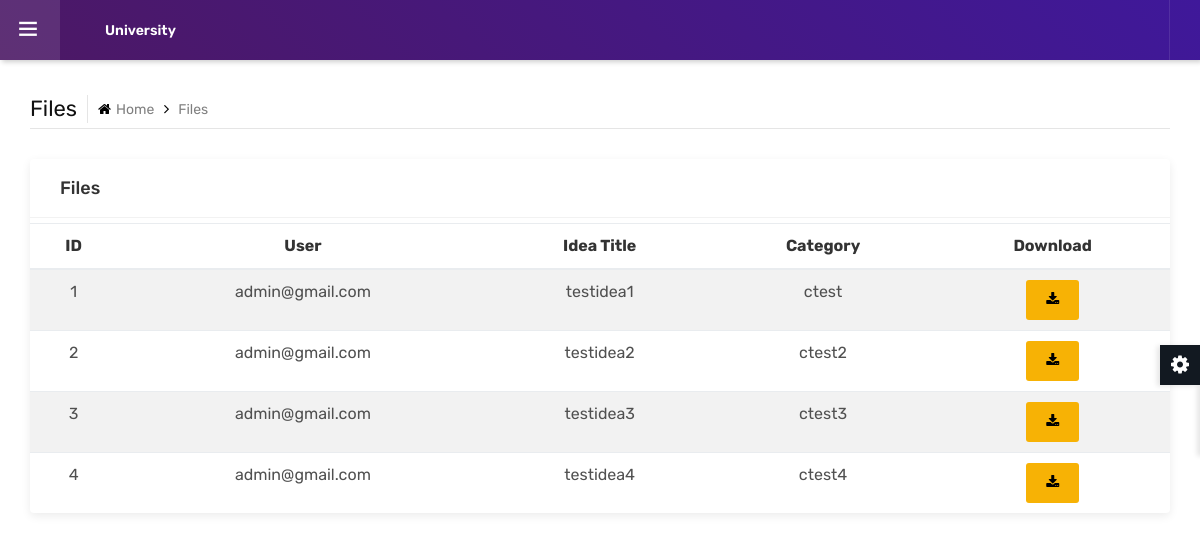
Page /FileList.php?ClosureID=1 on the committed database.
### tables this page shows
CREATE TABLE `idea_data` (
  `IdeaID` int(11) NOT NULL,
  `UserID` int(11) NOT NULL,
  `ClosureID` int(11) NOT NULL,
  `Idea_title` varchar(50) NOT NULL,
  `Idea_description` varchar(255) NOT NULL,
  `CategoryID` int(11) NOT NULL,
  `IdeaFile` varchar(255) NOT NULL,
  `IdeaFileSize` int(11) NOT NULL,
  `Annoymous` int(2) NOT NULL DEFAULT 0,
  `View` int(11) NOT NULL
);

CREATE TABLE `users_data` (
  `UserID` int(11) NOT NULL,
  `FullName` varchar(50) NOT NULL,
  `User_email` varchar(30) NOT NULL,
  `User_password` varchar(30) NOT NULL,
  `RoleID` int(11) NOT NULL,
  `DepartmentID` int(11) NOT NULL,
  `PhoneNo` varchar(50) NOT NULL,
  `Address` varchar(255) NOT NULL
);

CREATE TABLE `categories_data` (
  `CategoryID` int(11) NOT NULL,
  `CategoryName` varchar(50) NOT NULL
);

### FileList.php (the view, shortened to what this page needs)
<?php
	include("connect.php");
	$ClosureID=$_GET['ClosureID'];
	$select1="SELECT idea_data.IdeaID, users_data.User_email, idea_data.Idea_title, categories_data.CategoryName FROM idea_data
						INNER JOIN users_data ON idea_data.UserID=users_data.UserID
						INNER JOIN categories_data ON idea_data.CategoryID=categories_data.CategoryID
						WHERE ClosureID='$ClosureID'";
	$result=mysqli_query($connect,$select1);
 ?>
<!DOCTYPE html>
<html lang="en">
<head>
	<link rel="stylesheet" type="text/css" href="css/assets.css">
	<link rel="stylesheet" type="text/css" href="vendors/calendar/fullcalendar.css">
	<link rel="stylesheet" type="text/css" href="css/typography.css">
	<link rel="stylesheet" type="text/css" href="css/shortcodes/shortcodes.css">
	<link rel="stylesheet" type="text/css" href="css/style.css">
	<link rel="stylesheet" type="text/css" href="css/dashboard.css">
	<link class="skin" rel="stylesheet" type="text/css" href="css/color/color-1.css">
</head>
<body class="ttr-opened-sidebar ttr-pinned-sidebar">
	<?php
		include("Header.php");
	 ?>
	<main class="ttr-wrapper">
		<div class="container-fluid">
			<div class="db-breadcrumb">
				<h4 class="breadcrumb-title">Files</h4>
				<ul class="db-breadcrumb-list">
					<li><a href="#"><i class="fa fa-home"></i>Home</a></li>
					<li>Files</li>
				</ul>
			</div>
			<div class="row">
				<div class="col-lg-12 m-b30">
					<div class="widget-box">
						<div class="wc-title">
							<h4>Files</h4>
						</div>
						<div class="widget-inner-a">
							<table class="table table-hover table-striped table-vcenter text-nowrap mb-0">
                                    <thead>
                                        <tr>
                                            <th>ID</th>
                                            <th>User</th>
                                            <th>Idea Title</th>
                                            <th>Category</th>
                                            <th>Download</th>
                                        </tr>
                                    </thead>
                                    <tbody>
                                    	<?php while ($row = mysqli_fetch_object($result)) { ?>
                                        <tr>
                                            <td><?php echo $row->IdeaID;?></td>
                                            <td><?php echo $row->User_email;?></td>
                                            <td><?php echo $row->Idea_title;?></td>
                                            <td><?php echo $row->CategoryName;?></td>
                                            <td><?php echo '<a class="btn btn-icon btn-sm" href="FileDownload.php?IdeaID='. $row->IdeaID.'"><i class="fa fa-download"></i></a>';?></td>
                                        </tr>
                                        <?php } ?>
                                    </tbody>
                                </table>
						</div>
					</div>
				</div>
			</div>
		</div>
	</main>
</body>
</html>

### Header.php (shortened to what this page needs)
<header class="ttr-header">
		<div class="ttr-header-wrapper">
			<div class="ttr-toggle-sidebar ttr-material-button">
				<i class="ti-menu ttr-close-icon"></i>
			</div>
			<div class="ttr-logo-box">
				<div>
					<a href="Home.php" class="ttr-logo">
					</a>
				</div>
			</div>
			<div class="ttr-header-menu">
				<ul class="ttr-header-navigation">
					<li>
						<a href="Home.php" class="ttr-material-button ttr-submenu-toggle">University</a>
					</li>
				</ul>
			</div>
			<div class="ttr-header-right ttr-with-seperator">
				<ul class="ttr-header-navigation">
					<li>
						<a href="#" class="ttr-material-button ttr-submenu-toggle"><span class=""><?php echo $_SESSION["User_email"] ?></span></a>
					</li>
				</ul>
			</div>
		</div>
	</header>

### css/typography.css (style rules this page uses)
body { background-color: #fff; font-family: Rubik; font-size: 16px; font-weight: 400; color:#505050; padding: 0; margin: 0; overflow-x: hidden; -webkit-font-smoothing: antialiased; font-smoothing: antialiased; -moz-osx-font-smoothing: grayscale; scroll-behavior: smooth; }
a { color: #6f6f6f; outline: 0 none; text-decoration: none; }
section, article, aside, details, figcaption, figure, footer, header, hgroup, main, menu, nav, summary { display: block; }
table { background-color: transparent; width: 100%; }
table thead th { color: #333; }
table td { padding: 15px 10px; }
p, address, pre, hr, ul, ol, dl, dd, table { margin-bottom: 24px; }
h1, h2, h3, h4, h5, h6 { color: #111111; font-family: rubik; margin-top:0; }
h4 { font-size: 22px; line-height: 28px; margin-bottom: 15px; font-weight: 500; }
dl, ul, ol { list-style-position: outside; padding: 0; }
ul, ol { margin-bottom: 24px; }
ul li, ol li { padding: 0; }
.m-b30 { margin-bottom: 30px; }

### css/color/color-1.css (style rules this page uses)
:root { --primary: #4c1864; --sc-primary: #4d0a91; }
.bg-primary,.btn,.comments-area .comment-form p input[type="submit"],.pagination > .active > a,.pagination > .active > span,.pagination > .active > a:hover,.pagination > .active > span:hover,.pagination > .active > a:focus,.pagination > .active > span:focus,.feature-filters .active > [class*="btn"],.list-num-count > li:before,.pagination-bx.primary .pagination > li > a, .pagination-bx.primary .pagination > li > span,button.back-to-top,.rev-btn { background-color: #4c1864; }
a,.text-primary,.primary li:before,.menu-links .nav > li.active > a,.menu-links .nav > li:hover > a,.menu-links .nav > li .mega-menu > li ul a:hover,.menu-links .nav > li .sub-menu li:hover > a,footer a:active,footer a:focus,footer a:hover,footer h1 a,footer h2 a,footer h3 a,footer h4 a,footer h5 a,footer h6 a,footer p a,.testimonial-1 .testimonial-position,.acod-head a:after,.acod-head a,.acod-head a:hover,.acod-head a.collapsed:hover,.ttr-tabs .nav-tabs > li > a i,h1 a:hover,h2 a:hover,h3 a:hover,h4 a:hover,h5 a:hover,h6 a:hover,.btn.outline,.btn-link:hover { color: #4c1864; }
.ttr-notify-header::after,.widget-bg1,.ttr-search-bar,.ttr-header,.ovpr-dark:after, .pricingtable-main,.account-head:after { background: #4c1864; background: -moz-linear-gradient(45deg, #4c1864 0%, #3f189a 100%); background: -webkit-linear-gradient(45deg, #4c1864 0%,#3f189a 100%); background: linear-gradient(45deg, #4c1864 0%,#3f189a 100%); filter: progid:DXImageTransform.Microsoft.gradient( startColorstr='#4c1864', endColorstr='#3f189a',GradientType=1 ); }
.course-info-list ul li a.active, .course-info-list ul li a:hover,.btn,.profile-tabnav .nav li a.active,button.back-to-top,.upcoming-event-carousel.owl-btn-1 .owl-prev, .upcoming-event-carousel.owl-btn-1 .owl-next,.courses-carousel .owl-nav .owl-next, .courses-carousel .owl-nav .owl-prev, .recent-news-carousel .owl-nav .owl-next, .recent-news-carousel .owl-nav .owl-prev, .testimonial-carousel .owl-nav .owl-next, .testimonial-carousel .owl-nav .owl-prev { background-color:#f7b205; color:#000; }

### css/shortcodes/form.css (style rules this page uses)
.btn, .panel, .form-control, .img-thumbnail, .panel-head ing, .dropdown-menu, .panel-group .panel, .nav-tabs > li > a, .modal-content, .navbar-toggler, .nav-pills > li > a, .pager li > a, .pager li > span, .well, .alert, .list-group-item:first-child, .list-group-item:last-child, .input-group-addon, .btn-group-divides > .btn:not(:first-child):not(:last-child):not(.dropdown-toggle), .btn-group-divides > .btn:last-child:not(:first-child), .btn-group > .dropdown-toggle:not(:first-child), .ttr-booking-form .ttr-extra-services li .feature-box-lg, .ttr-booking-form .ttr-extra-services li.active .feature-box-lg:after, .widget_tag_cloud a, .searchform input[type="text"], .searchform input[type="submit"], ol.comment-list li.comment .comment-body { -webkit-border-radius: 0; -moz-border-radius: 0; border-radius: 0; }
a, .ttr-box, .btn, .form-control, .ov-box, .overlay-icon li a i, .feature-box-xl, .feature-box-lg, .feature-box-md, .feature-box-sm, .feature-box-xs, .navbar-toggler, .menu-logo, .menu-links .nav > li > a, .secondary-menu { -webkit-transition: all 0.2s linear; -moz-transition: all 0.2s linear; -ms-transition: all 0.2s linear; -o-transition: all 0.2s linear; transition: all 0.2s linear; }

### css/shortcodes/breadcrumb.css (style rules this page uses)
.table > tbody > tr > td, .table > tbody > tr > th, .table > tfoot > tr > td, .table > tfoot > tr > th, .table > thead > tr > td, .table > thead > tr > th { padding: 10px; }

### rows in the picture
idea_data: IdeaID "1", UserID.User_email "admin@gmail.com", Idea_title "testidea1", CategoryID.CategoryName "ctest"
idea_data: IdeaID "2", UserID.User_email "admin@gmail.com", Idea_title "testidea2", CategoryID.CategoryName "ctest2"
idea_data: IdeaID "3", UserID.User_email "admin@gmail.com", Idea_title "testidea3", CategoryID.CategoryName "ctest3"
idea_data: IdeaID "4", UserID.User_email "admin@gmail.com", Idea_title "testidea4", CategoryID.CategoryName "ctest4"
